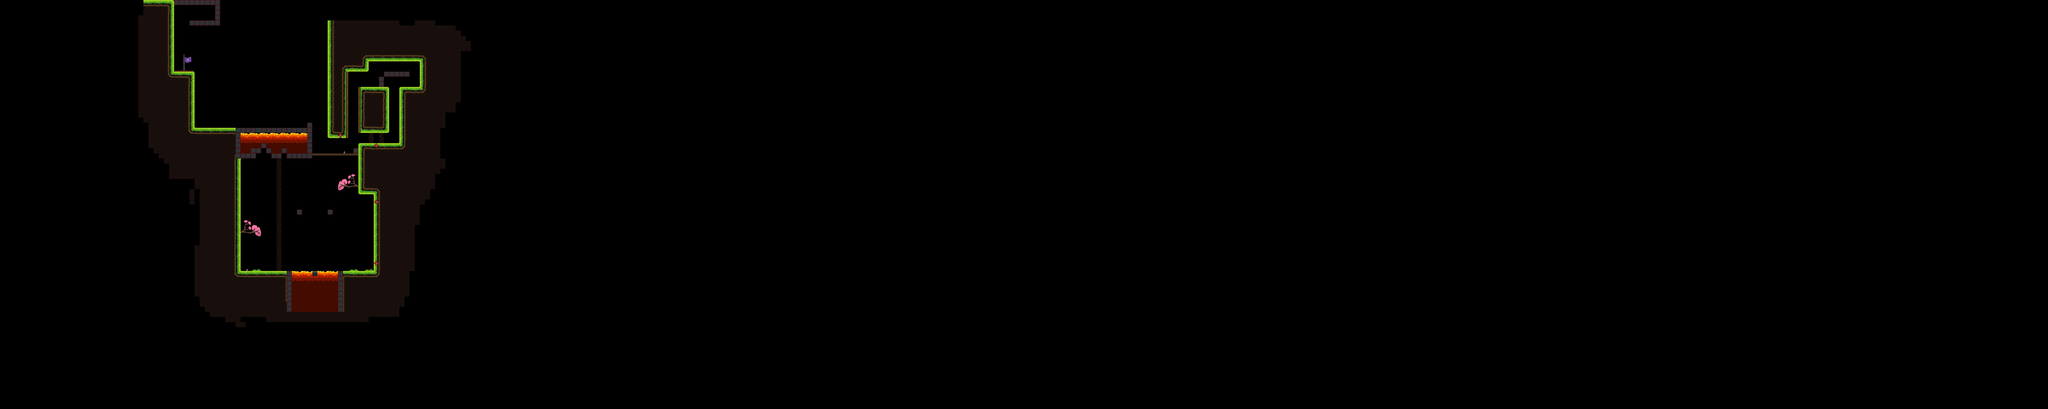

This game map was drawn from its Tiled (.tmx) file and the tilesets committed beside it. A one-line description and the trimmed map source follow:
An orthogonal 400x80 tile map with 16x16 px tiles, 3 tile layers (Decoraciones, Capa de patrones 1, LavaSheet), 30 tilesets and 154 objects.

<map version="1.4" tiledversion="1.4.3" orientation="orthogonal" renderorder="right-down" width="400" height="80" tilewidth="16" tileheight="16" infinite="0" nextlayerid="67" nextobjectid="841">
 <tileset firstgid="1" name="PisoGreenOficial" tilewidth="16" tileheight="16" tilecount="144" columns="4">
  <image source="PisoGreen/PisoGreenOficial.png" width="64" height="576" />
 </tileset>
 <tileset firstgid="145" name="Decoraciones" tilewidth="16" tileheight="16" tilecount="320" columns="8">
  <image source="two/Decoraciones.png" width="128" height="640" />
  <tile id="66">
   <animation>
    <frame tileid="66" duration="150" />
    <frame tileid="68" duration="150" />
    <frame tileid="80" duration="150" />
    <frame tileid="82" duration="150" />
    <frame tileid="84" duration="150" />
   </animation>
  </tile>
  <tile id="67">
   <animation>
    <frame tileid="67" duration="150" />
    <frame tileid="69" duration="150" />
    <frame tileid="81" duration="150" />
    <frame tileid="83" duration="150" />
    <frame tileid="85" duration="150" />
   </animation>
  </tile>
  <tile id="74">
   <animation>
    <frame tileid="74" duration="150" />
    <frame tileid="76" duration="150" />
    <frame tileid="88" duration="150" />
    <frame tileid="90" duration="150" />
    <frame tileid="92" duration="150" />
   </animation>
  </tile>
  <tile id="75">
   <animation>
    <frame tileid="75" duration="150" />
    <frame tileid="77" duration="150" />
    <frame tileid="89" duration="150" />
    <frame tileid="91" duration="150" />
    <frame tileid="93" duration="150" />
   </animation>
  </tile>
 </tileset>
 <tileset firstgid="465" name="LavaSheet" tilewidth="8" tileheight="16" tilecount="32" columns="4">
  <image source="LavaSheet.png" width="32" height="128" />
  <tile id="0">
   <animation>
    <frame tileid="0" duration="50" />
    <frame tileid="1" duration="50" />
    <frame tileid="2" duration="50" />
    <frame tileid="3" duration="50" />
    <frame tileid="4" duration="50" />
    <frame tileid="5" duration="50" />
    <frame tileid="6" duration="50" />
    <frame tileid="7" duration="50" />
    <frame tileid="8" duration="50" />
    <frame tileid="9" duration="50" />
    <frame tileid="10" duration="50" />
    <frame tileid="11" duration="50" />
    <frame tileid="12" duration="50" />
    <frame tileid="13" duration="50" />
    <frame tileid="14" duration="50" />
    <frame tileid="15" duration="50" />
   </animation>
  </tile>
  <tile id="16">
   <animation>
    <frame tileid="16" duration="100" />
    <frame tileid="17" duration="100" />
    <frame tileid="18" duration="100" />
    <frame tileid="19" duration="100" />
    <frame tileid="20" duration="100" />
    <frame tileid="21" duration="100" />
    <frame tileid="22" duration="100" />
    <frame tileid="23" duration="100" />
    <frame tileid="24" duration="100" />
    <frame tileid="25" duration="100" />
    <frame tileid="26" duration="100" />
    <frame tileid="27" duration="100" />
    <frame tileid="28" duration="100" />
    <frame tileid="29" duration="100" />
    <frame tileid="30" duration="100" />
    <frame tileid="31" duration="100" />
   </animation>
  </tile>
 </tileset>
 <tileset firstgid="497" name="cuboP" tilewidth="16" tileheight="32" tilecount="1" columns="1">
  <image source="cuboP.png" width="16" height="32" />
 </tileset>
 <tileset firstgid="498" name="Bloque1" tilewidth="16" tileheight="16" tilecount="1" columns="1">
  <image source="Bloque1.png" width="16" height="16" />
 </tileset>
 <tileset firstgid="499" name="Bloques" tilewidth="16" tileheight="16" tilecount="10" columns="10">
  <image source="Bloques.png" width="160" height="16" />
 </tileset>
 <tileset firstgid="509" name="Cascada" tilewidth="96" tileheight="96" tilecount="4" columns="1">
  <image source="Cascada.png" width="96" height="384" />
  <tile id="0">
   <animation>
    <frame tileid="0" duration="150" />
    <frame tileid="1" duration="150" />
    <frame tileid="2" duration="150" />
    <frame tileid="3" duration="150" />
   </animation>
  </tile>
 </tileset>
 <tileset firstgid="513" name="cuboS" tilewidth="16" tileheight="16" tilecount="2" columns="1">
  <image source="cuboS.png" width="16" height="32" />
 </tileset>
 <tileset firstgid="515" name="CuboS(1)" tilewidth="16" tileheight="16" tilecount="2" columns="1">
  <image source="CuboS(1).png" width="16" height="32" />
 </tileset>
 <tileset firstgid="517" name="bird3" tilewidth="8" tileheight="8" tilecount="6" columns="1">
  <image source="bird3.png" width="8" height="48" />
  <tile id="0">
   <animation>
    <frame tileid="0" duration="150" />
    <frame tileid="1" duration="150" />
    <frame tileid="2" duration="150" />
    <frame tileid="3" duration="1000" />
    <frame tileid="4" duration="2000" />
    <frame tileid="5" duration="150" />
    <frame tileid="3" duration="150" />
    <frame tileid="2" duration="150" />
    <frame tileid="1" duration="150" />
   </animation>
  </tile>
 </tileset>
 <tileset firstgid="523" name="BloquesGreen" tilewidth="16" tileheight="16" tilecount="24" columns="12">
  <image source="PisoGreen/BloquesGreen.png" width="192" height="32" />
 </tileset>
 <tileset firstgid="547" name="cesped" tilewidth="16" tileheight="16" tilecount="16" columns="8">
  <image source="PisoGreen/cesped.png" width="128" height="32" />
 </tileset>
 <tileset firstgid="563" name="End" tilewidth="64" tileheight="64" tilecount="6" columns="1">
  <image source="End.png" trans="ffffff" width="64" height="384" />
  <tile id="0">
   <animation>
    <frame tileid="0" duration="200" />
    <frame tileid="1" duration="200" />
    <frame tileid="2" duration="200" />
    <frame tileid="3" duration="200" />
    <frame tileid="4" duration="200" />
    <frame tileid="5" duration="200" />
   </animation>
  </tile>
 </tileset>
 <tileset firstgid="569" name="PisoGreenFondo" tilewidth="16" tileheight="16" tilecount="4" columns="2">
  <image source="PisoGreen/PisoGreenFondo.png" trans="ffffff" width="32" height="32" />
 </tileset>
 <tileset firstgid="573" name="decofondo" tilewidth="16" tileheight="16" tilecount="12" columns="6">
  <image source="gale/decofondo.png" trans="ffffff" width="96" height="32" />
 </tileset>
 <tileset firstgid="585" name="DecoracionGreen(1)" tilewidth="16" tileheight="16" tilecount="4" columns="2">
  <image source="PisoGreen/DecoracionGreen(1).png" trans="ffffff" width="32" height="32" />
 </tileset>
 <tileset firstgid="589" name="PD" tilewidth="16" tileheight="16" tilecount="144" columns="36">
  <image source="PD.png" width="576" height="64" />
 </tileset>
 <tileset firstgid="733" name="Puente" tilewidth="16" tileheight="16" tilecount="16" columns="4">
  <image source="PisoGreen/Puente.png" width="64" height="64" />
 </tileset>
 <tileset firstgid="749" name="Puente2" tilewidth="16" tileheight="16" tilecount="16" columns="4">
  <image source="PisoGreen/Puente2.png" width="64" height="64" />
 </tileset>
 <tileset firstgid="765" name="Puente3" tilewidth="16" tileheight="16" tilecount="16" columns="4">
  <image source="PisoGreen/Puente3.png" width="64" height="64" />
 </tileset>
 <tileset firstgid="781" name="FondoNegro" tilewidth="16" tileheight="16" tilecount="2" columns="1">
  <image source="PisoGreen/FondoNegro.png" width="16" height="32" />
 </tileset>
 <tileset firstgid="783" name="Puente(1)" tilewidth="64" tileheight="64" tilecount="3" columns="1">
  <image source="Puente(1).png" width="64" height="192" />
  <tile id="0">
   <animation>
    <frame tileid="0" duration="500" />
    <frame tileid="1" duration="500" />
    <frame tileid="2" duration="500" />
   </animation>
  </tile>
 </tileset>
 <tileset firstgid="786" name="CespedAnimacion1" tilewidth="32" tileheight="32" tilecount="3" columns="1">
  <image source="gale/CespedAnimacion1.png" width="32" height="96" />
  <tile id="0">
   <animation>
    <frame tileid="0" duration="500" />
    <frame tileid="1" duration="500" />
    <frame tileid="2" duration="500" />
   </animation>
  </tile>
 </tileset>
 <tileset firstgid="789" name="pack" tilewidth="16" tileheight="16" tilecount="160" columns="4">
  <image source="pack.png" width="64" height="640" />
 </tileset>
 <tileset firstgid="949" name="Agarradera" tilewidth="16" tileheight="16" tilecount="2" columns="2">
  <image source="Agarradera.png" width="32" height="16" />
 </tileset>
 <tileset firstgid="951" name="bird2" tilewidth="8" tileheight="8" tilecount="10" columns="1">
  <image source="bird2.png" width="8" height="80" />
  <tile id="0">
   <animation>
    <frame tileid="0" duration="500" />
    <frame tileid="1" duration="500" />
    <frame tileid="2" duration="500" />
    <frame tileid="3" duration="500" />
    <frame tileid="4" duration="500" />
    <frame tileid="5" duration="500" />
    <frame tileid="6" duration="500" />
    <frame tileid="7" duration="500" />
    <frame tileid="8" duration="500" />
    <frame tileid="9" duration="500" />
   </animation>
  </tile>
 </tileset>
 <tileset firstgid="961" name="arbusto" tilewidth="64" tileheight="13" tilecount="1" columns="1">
  <image source="arbusto.png" width="64" height="13" />
 </tileset>
 <tileset firstgid="962" name="arbolesRosas" tilewidth="64" tileheight="64" tilecount="4" columns="4">
  <image source="arbolesRosas.png" width="256" height="64" />
 </tileset>
 <tileset firstgid="966" name="decoradoPisoA1" tilewidth="24" tileheight="24" tilecount="4" columns="2">
  <image source="decoradoPisoA1.png" width="48" height="48" />
 </tileset>
 <tileset firstgid="970" name="Flechas" tilewidth="16" tileheight="16" tilecount="4" columns="4">
  <image source="Flechas.png" width="64" height="16" />
 </tileset>
 <layer id="26" name="Decoraciones" width="400" height="80" tintcolor="#ffffff">
  <data>[32000 cells, 433 non-empty, 23 distinct tile ids]</data>
 </layer>
 <objectgroup color="#555500" id="2" name="paredes">
  <object id="677" x="1169" y="601" width="6" height="259" />
  <object id="678" x="1121" y="451.75" width="7" height="149.75" />
  <object id="679" x="722" y="432" width="27" height="420" />
  <object id="680" x="1056" y="852.5" width="8" height="82" />
  <object id="681" x="907.5" y="850" width="2.5" height="85" />
  <object id="691" x="1024" y="659" width="15.5" height="13" />
  <object id="692" x="928.25" y="658.5" width="15.5" height="13" />
  <object id="707" x="1248.92" y="275.5" width="7" height="175" />
  <object id="708" x="1207.17" y="276.167" width="7" height="137.333" />
  <object id="710" x="967.833" y="386.75" width="7.5" height="104.75" />
  <object id="726" x="576.667" y="230.667" width="31.6667" height="173.333" />
  <object id="743" x="1200.75" y="227" width="4" height="10.5" />
  <object id="744" x="1275.5" y="226" width="4.25" height="11.75" />
  <object id="745" x="1198.75" y="242.5" width="1" height="28" />
  <object id="746" x="1183.75" y="241.5" width="4.25" height="29" />
  <object id="747" x="1146.63" y="189.125" width="4.25" height="32.5" />
  <object id="748" x="1312.88" y="190.5" width="4.25" height="87" />
  <object id="750" x="1024.75" y="63" width="5" height="365.75" />
  <object id="753" x="961.25" y="386.875" width="3" height="12.5" />
  <object id="759" x="1105.5" y="466.125" width="2.5" height="14" />
  <object id="765" x="511.667" y="-1.24983" width="31.6667" height="231.666" />
  <object id="822" x="671.667" y="10" width="6" height="64.3333" />
  <object id="823" x="593.667" y="65.6667" width="1.66667" height="13.6667" />
 </objectgroup>
 <objectgroup color="#ff55ff" id="3" name="piso">
  <object id="674" x="739.5" y="848" width="171.5" height="18" />
  <object id="675" x="1055" y="848.5" width="132.5" height="12" />
  <object id="676" x="976.5" y="848" width="15" height="6.5" />
  <object id="693" x="1023.5" y="656" width="15" height="2" />
  <object id="694" x="927.5" y="655.5" width="15" height="2" />
  <object id="711" x="1122.42" y="449.25" width="133.75" height="12" />
  <object id="712" x="602.75" y="401" width="369.5" height="12.6667" />
  <object id="739" x="1122.25" y="273" width="90" height="4.25" />
  <object id="740" x="1251.25" y="272.5" width="68.75" height="2.75" />
  <object id="741" x="1184.25" y="241" width="13.75" height="1.25" />
  <object id="742" x="1201" y="224.75" width="78" height="3" />
  <object id="751" x="961.5" y="384.75" width="13" height="4.5" />
  <object id="758" x="1106" y="464.75" width="14.25" height="3.5" />
  <object id="764" x="529" y="226" width="76" height="4.25" />
  <object id="821" x="592.667" y="63.6667" width="83.6667" height="5" />
 </objectgroup>
 <objectgroup color="#55aa00" id="4" name="techo">
  <object id="682" x="1123" y="600" width="63" height="8.5" />
  <object id="714" x="711.333" y="476.667" width="260.667" height="18" />
  <object id="715" x="1126" y="407.917" width="85.3333" height="7.33333" />
  <object id="734" x="1026.33" y="422.667" width="57.6666" height="7.33333" />
  <object id="735" x="1064.67" y="215" width="85.3333" height="7.33333" />
  <object id="736" x="1144.67" y="183.333" width="189" height="7.33333" />
  <object id="737" x="1202" y="237.667" width="76.6666" height="1.33333" />
  <object id="820" x="544.333" y="13.3333" width="130" height="1.33333" />
  <object id="824" x="592.667" y="77.3333" width="94.6667" height="1" />
  <object id="825" x="538.667" y="11" width="141.667" height="4" />
 </objectgroup>
 <objectgroup color="#005500" id="5" name="PersonajeCoo">
  <object id="683" x="772" y="835.5">
   <point />
  </object>
 </objectgroup>
 <objectgroup color="#ffff00" id="6" name="pinchos">
  <object id="668" x="1080.5" y="841">
   <point />
  </object>
  <object id="669" x="1129" y="840">
   <point />
  </object>
  <object id="670" x="892" y="831">
   <point />
  </object>
  <object id="671" x="847.5" y="835">
   <point />
  </object>
  <object id="672" x="819.5" y="835">
   <point />
  </object>
  <object id="687" x="935.5" y="652.5">
   <point />
  </object>
  <object id="688" x="1031" y="653">
   <point />
  </object>
  <object id="818" x="1147.33" y="268">
   <point />
  </object>
  <object id="819" x="1302" y="269">
   <point />
  </object>
 </objectgroup>
 <objectgroup id="7" name="cajas">
  <object id="757" x="1166" y="441.5">
   <point />
  </object>
 </objectgroup>
 <objectgroup id="8" name="agarraderaDere">
  <object id="658" x="1156.5" y="816">
   <point />
  </object>
  <object id="659" x="1156.5" y="784">
   <point />
  </object>
  <object id="660" x="1156.5" y="750.5">
   <point />
  </object>
  <object id="661" x="1156.5" y="713.5">
   <point />
  </object>
  <object id="662" x="1156.5" y="664">
   <point />
  </object>
 </objectgroup>
 <objectgroup id="9" name="agarraderaIzq">
  <object id="667" x="763" y="649">
   <point />
  </object>
  <object id="695" x="764" y="609">
   <point />
  </object>
  <object id="696" x="763" y="574">
   <point />
  </object>
  <object id="761" x="554.25" y="150.5">
   <point />
  </object>
  <object id="762" x="555" y="119.75">
   <point />
  </object>
  <object id="763" x="555" y="91">
   <point />
  </object>
 </objectgroup>
 <objectgroup id="10" name="pisoTime">
  <object id="663" x="1072.5" y="672.5">
   <point />
  </object>
  <object id="664" x="983" y="672.5">
   <point />
  </object>
  <object id="665" x="884.5" y="672.5">
   <point />
  </object>
  <object id="666" x="802" y="672.5">
   <point />
  </object>
 </objectgroup>
 <objectgroup color="#aa0000" id="11" name="particulas" />
 <objectgroup id="12" name="espacio" />
 <objectgroup id="13" name="sierra" />
 <objectgroup id="14" name="sierraRD" locked="1">
  <object id="698" x="1093.5" y="484" width="28.5" height="102" />
  <object id="705" x="902.25" y="433" width="20.5" height="96" />
  <object id="732" x="1271" y="206" width="9" height="16" />
 </objectgroup>
 <objectgroup id="15" name="sierraRu">
  <object id="723" x="610" y="237.333" width="43" height="5.66667" />
 </objectgroup>
 <objectgroup id="16" name="sierraLu">
  <object id="725" x="608.667" y="373.333" width="51" height="9.66667" />
 </objectgroup>
 <objectgroup id="17" name="sierraLD">
  <object id="697" x="782" y="456.5" width="10.5" height="115.5" />
  <object id="704" x="963" y="441.5" width="15.5" height="99" />
  <object id="731" x="1201" y="204" width="11" height="18.5" />
 </objectgroup>
 <objectgroup id="18" name="plataformaMov">
  <object id="699" x="796.5" y="546.5">
   <point />
  </object>
  <object id="724" x="644.667" y="378.333">
   <point />
  </object>
 </objectgroup>
 <objectgroup id="19" name="Fuego" />
 <objectgroup id="20" name="paredED">
  <object id="754" x="1121" y="276.5" width="6.25" height="137.5" />
 </objectgroup>
 <objectgroup id="21" name="paredEL">
  <object id="755" x="1079" y="219" width="7.75" height="211.5" />
 </objectgroup>
 <objectgroup color="#aa0000" id="22" name="pisoMuerte">
  <object id="540" x="56" y="1204" width="5598" height="74" />
  <object id="684" x="607.333" y="864.667" width="818" height="46.6667" />
 </objectgroup>
 <objectgroup color="#ffaaff" id="23" name="EnemigoWalk">
  <object id="733" x="1239.5" y="202.5" width="20" height="20" />
 </objectgroup>
 <objectgroup id="24" name="ButtonObject1" />
 <objectgroup id="25" name="Button1" />
 <objectgroup id="27" name="Aplastador" />
 <objectgroup id="28" name="PinchosGravity" />
 <objectgroup id="31" name="AgarraderaCircular" />
 <objectgroup id="32" name="EnemigoJump" />
 <objectgroup id="33" name="RayoFuego">
  <object id="689" x="1030.5" y="654">
   <point />
  </object>
  <object id="690" x="935.5" y="654.5">
   <point />
  </object>
  <object id="718" x="935.333" y="400">
   <point />
  </object>
  <object id="719" x="808" y="399.333">
   <point />
  </object>
  <object id="720" x="742.667" y="400">
   <point />
  </object>
 </objectgroup>
 <objectgroup id="36" name="In" />
 <objectgroup id="37" name="Out" />
 <objectgroup id="38" name="Coins">
  <object id="767" x="611.25" y="384" width="10" height="9.25" />
  <object id="768" x="626" y="384.125" width="10" height="9.25" />
  <object id="769" x="641.75" y="384.375" width="10" height="9.25" />
  <object id="770" x="1212" y="432.875" width="10" height="9.25" />
  <object id="771" x="1195.25" y="433.125" width="10" height="9.25" />
  </objectgroup>
 <objectgroup id="39" name="Button2" />
 <objectgroup id="40" name="Button2Objects" />
 <objectgroup id="41" name="setScreen">
  <!-- 1 objects omitted --></objectgroup>
 <objectgroup id="43" name="AgarraderaNeutral" />
 <objectgroup id="44" name="PisoAgarradera">
  <!-- 1 objects omitted --></objectgroup>
 <objectgroup id="45" name="Parajo">
  <!-- 4 objects omitted --></objectgroup>
 <objectgroup id="46" name="Ld2" />
 <objectgroup id="47" name="lu2" />
 <objectgroup id="48" name="rd2" />
 <objectgroup id="49" name="ru2" />
 <objectgroup id="51" name="piso" />
 <objectgroup id="52" name="pared" />
 <objectgroup id="53" name="EnemigoVolador">
  <!-- 2 objects omitted --></objectgroup>
 <objectgroup id="54" name="CamaraY" locked="1">
  <!-- 1 objects omitted --></objectgroup>
 <objectgroup id="55" name="CamaraNoY" locked="1">
  <!-- 1 objects omitted --></objectgroup>
 <objectgroup id="56" name="BloquesRompibles" />
 <objectgroup id="57" name="Tienda" />
 <objectgroup id="58" name="CamaraNoX" visible="0" />
 <objectgroup id="59" name="ArbolVerde" />
 <objectgroup id="60" name="ArbolRosa" />
 <objectgroup id="61" name="ArbolAzul" />
 <objectgroup id="62" name="CamaraX" locked="1">
  <!-- 1 objects omitted --></objectgroup>
 <objectgroup id="63" name="NoBuild" />
 <objectgroup id="64" name="Build" />
 <objectgroup id="66" name="Nemesis1">
  <!-- 1 objects omitted --></objectgroup>
 <layer id="1" name="Capa de patrones 1" width="400" height="80">
  <data>[32000 cells, 78 non-empty, 25 distinct tile ids]</data>
 </layer>
 <layer id="30" name="LavaSheet" width="400" height="80">
  <data>[32000 cells, 1503 non-empty, 139 distinct tile ids]</data>
 </layer>
</map>
<!-- 55 of 154 objects omitted -->
